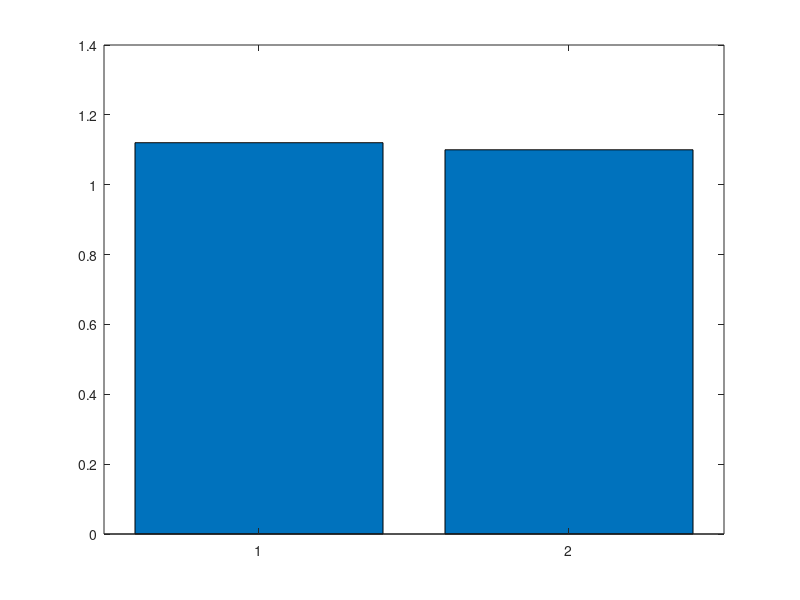

Write the MATLAB code that produced this figure.
clear all;
close all;

load('PreallocateBlock');

mon_width_cm = 40;
mon_dist_cm = 73;
mon_width_deg = 2 * (180/pi) * atan((mon_width_cm/2)/mon_dist_cm);

PPD = (1024/mon_width_deg);

dotAmount = 12;
backColor = 0;
dotColor = 128;

% Dot size variables
stdevMean=.2*PPD;
meanNoise=[0.8 0.9 1 1.1 1.2];
meanNoiseCount=length(meanNoise);
meanVar=1.1*PPD;
stdevClearVar=.2*PPD;

% Making the lists
experimentList=[1 2];   % Chooses mean or variance
nExperiment=length(experimentList);
filterList=[0 .8];    % How opaque the filter is
nFilter=length(filterList);
iterationList=[1 2]; % Which number staircase you are on
nIteration=length(iterationList);
startList=[1 2];
nStart=length(startList);
compareMeanList=[.75 .8 .85 .9 .95 1 1.05 1.1 1.15 1.2 1.25];
nCompareMean=length(compareMeanList);
varList=[.1 .12 .14 .16 .18 .2 .22 .24 .26 .28 .3];   % List of different variablities; chooses which set of dots to use
nVar=length(varList);
nTrials=25;    % Number of trials per staircase

actualAverageSizeArray = [];
averageSizeArray = [];
smallestSize = 0;

count = 10000;

for i=1:count
    
    dotSize = [];
    dotSizeNoise=[];
    dotSizeNoise=randn(1,12);
    dotSizeNoise=dotSizeNoise-mean(dotSizeNoise);
    dotSizeNoise=dotSizeNoise/(std(dotSizeNoise));
    dotSizeNoise=dotSizeNoise*stdevMean;
    dotSizeNoise=dotSizeNoise+(meanNoise(4)*PPD);
    dotSizeNoise=round(dotSizeNoise);
    smallestSize = dotSizeNoise(1);
    for j=1:trialsDotAmount(1)
        if dotSizeNoise(j)<smallestSize
            smallestSize = dotSizeNoise(j);
        end
    end
    % Check to make sure the smallest size is only represented once
    smallestCount = 0;
    for j=1:trialsDotAmount(1)
        if smallestSize == dotSizeNoise(j)
            smallestCount = smallestCount +1;
        end
    end
    counter = 1;
    for j=1:trialsDotAmount(1)
        if dotSizeNoise(j)~=smallestSize
            dotSize(counter) = dotSizeNoise(j);
            counter=counter+1;
        end
    end
    % If there are duplicates of the smallest size adds in an extra
    % smallest size for each duplicate
    if smallestCount ~= 1
        for l = 1:(smallestCount-1)
            counter = counter +1;
            dotSize(counter) = smallestSize;
        end
    end
    averageSizeArray(i) = mean(dotSize);
    actualAverageSizeArray(i) = mean(dotSizeNoise);
end

% for i=1:count
%     
%     dotSizeVar=[];
%     dotSizeClear=[];
%     dotSizeClear=randn(1,trialsDotAmount(1));
%     dotSizeClear=dotSizeClear-mean(dotSizeClear);
%     dotSizeClear=dotSizeClear/(std(dotSizeClear));
%     dotSizeClear=dotSizeClear*stdevClearVar;
%     dotSizeClear=dotSizeClear+meanVar;
%     dotSizeClear=round(dotSizeClear);
%     for j=1:trialsDotAmount(1)
%         trialsDotSizeClearVariance(i,j)=dotSizeClear(j);
%     end
% 
%     % Check to make sure the smallest size is only represented once
%     smallestCount = 0;
%     for j=1:trialsDotAmount(1)
%         if smallestSize == dotSizeNoise(j)
%             smallestCount = smallestCount +1;
%         end
%     end
%     counter = 1;
%     for j=1:trialsDotAmount(1)
%         if dotSizeNoise(j)~=smallestSize
%             dotSize(counter) = dotSizeNoise(j);
%             counter=counter+1;
%         end
%     end
%     % If there are duplicates of the smallest size adds in an extra
%     % smallest size for each duplicate
%     if smallestCount ~= 1
%         for l = 1:(smallestCount-1)
%             counter = counter +1;
%             dotSize(counter) = smallestSize;
%         end
%     end
%     averageSizeArray(i) = mean(dotSize);
%     actualAverageSizeArray(i) = mean(dotSizeNoise);
% end

averageSize = mean(averageSizeArray)/PPD;
actualAverageSize = mean(actualAverageSizeArray)/PPD;

disp(averageSize);
disp(actualAverageSize);

bar([averageSize, actualAverageSize]);






